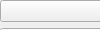
       <widget class="QWidget" name="page_5">
        <property name="geometry">
         <rect>
          <x>0</x>
          <y>0</y>
          <width>100</width>
          <height>30</height>
         </rect>
        </property>
        <attribute name="label">
         <string>Type de jour</string>
        </attribute>
        <widget class="QWidget" name="layoutWidget_12">
         <property name="geometry">
          <rect>
           <x>0</x>
           <y>0</y>
           <width>291</width>
           <height>161</height>
          </rect>
         </property>
         <layout class="QGridLayout" name="gridLayout_3">
          <item row="3" column="0">
           <widget class="QLabel" name="labelLastDay">
            <property name="enabled">
             <bool>true</bool>
            </property>
            <property name="text">
             <string>Fin période</string>
            </property>
            <property name="alignment">
             <set>Qt::AlignRight|Qt::AlignTrailing|Qt::AlignVCenter</set>
            </property>
           </widget>
          </item>
          <item row="0" column="0" colspan="2">
           <widget class="QComboBox" name="comboBoxDayType">
            <property name="enabled">
             <bool>true</bool>
            </property>
            <property name="sizePolicy">
             <sizepolicy hsizetype="Expanding" vsizetype="Fixed">
              <horstretch>0</horstretch>
              <verstretch>0</verstretch>
             </sizepolicy>
            </property>
           </widget>
          </item>
          <item row="2" column="1">
           <widget class="QDateEdit" name="dateEditPerStart">
            <property name="enabled">
             <bool>true</bool>
            </property>
            <property name="sizePolicy">
             <sizepolicy hsizetype="Expanding" vsizetype="Fixed">
              <horstretch>0</horstretch>
              <verstretch>0</verstretch>
             </sizepolicy>
            </property>
           </widget>
          </item>
          <item row="1" column="0" colspan="2">
           <widget class="QComboBox" name="comboBoxPerType">
            <property name="enabled">
             <bool>true</bool>
            </property>
            <property name="sizePolicy">
             <sizepolicy hsizetype="Expanding" vsizetype="Fixed">
              <horstretch>0</horstretch>
              <verstretch>0</verstretch>
             </sizepolicy>
            </property>
           </widget>
          </item>
          <item row="3" column="1">
           <widget class="QDateEdit" name="dateEditPerEnd">
            <property name="enabled">
             <bool>true</bool>
            </property>
            <property name="sizePolicy">
             <sizepolicy hsizetype="Expanding" vsizetype="Fixed">
              <horstretch>0</horstretch>
              <verstretch>0</verstretch>
             </sizepolicy>
            </property>
           </widget>
          </item>
          <item row="2" column="0">
           <widget class="QLabel" name="labelFirstDay">
            <property name="enabled">
             <bool>true</bool>
            </property>
            <property name="text">
             <string>Début période</string>
            </property>
            <property name="alignment">
             <set>Qt::AlignRight|Qt::AlignTrailing|Qt::AlignVCenter</set>
            </property>
           </widget>
          </item>
          <item row="4" column="1" rowspan="2">
           <widget class="QComboBox" name="comboBoxDayAg">
            <property name="enabled">
             <bool>true</bool>
            </property>
            <property name="sizePolicy">
             <sizepolicy hsizetype="Expanding" vsizetype="Fixed">
              <horstretch>0</horstretch>
              <verstretch>0</verstretch>
             </sizepolicy>
            </property>
           </widget>
          </item>
          <item row="4" column="0" rowspan="2">
           <widget class="QLabel" name="label_8">
            <property name="text">
             <string>Méthode d'agrégation</string>
            </property>
            <property name="alignment">
             <set>Qt::AlignRight|Qt::AlignTrailing|Qt::AlignVCenter</set>
            </property>
           </widget>
          </item>
         </layout>
        </widget>
       </widget>
